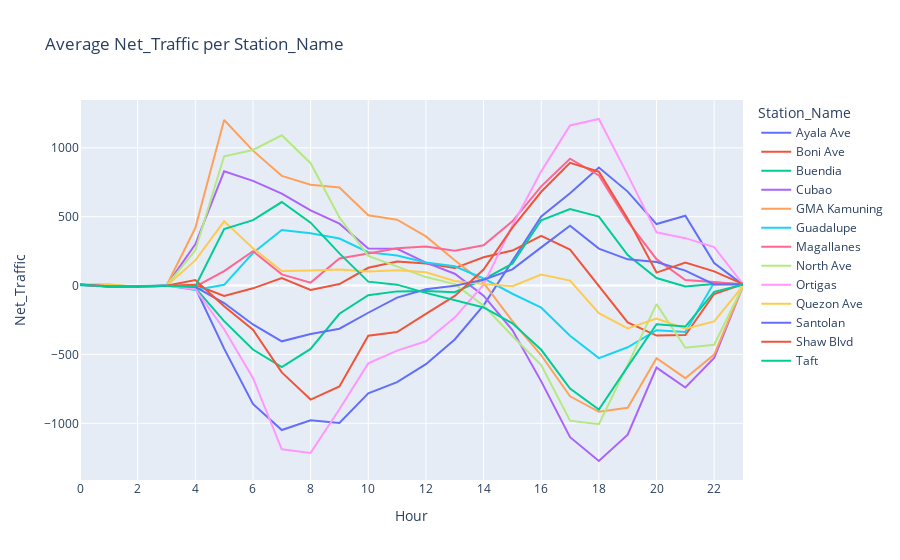

The notebook cell this image was saved under:
### Code cell
# plot_Entry(colName='Hour', title='MRT Average Hourly Entry per Station', xlabel='Hour of Day', xticks=np.arange(0,24,2))

plot_Traffic('Station_Name')

### Figure 1 — Plotly figure (JSON) as saved in the notebook; plotly's stock layout.template omitted (floating-point values rounded to 4 significant figures)
{"data": [{"hovertemplate": "Station_Name=Ayala Ave<br>Hour=%{x}<br>Net_Traffic=%{y}<extra></extra>", "legendgroup": "Ayala Ave", "line": {"color": "#636efa", "dash": "solid"}, "marker": {"symbol": "circle"}, "mode": "lines", "name": "Ayala Ave", "orientation": "v", "showlegend": true, "type": "scatter", "x": [0, 1, 2, 3, 4, 5, 6, 7, 8, 9, 10, 11, 12, 13, 14, 15, 16, 17, 18, 19, 20, 21, 22, 23], "xaxis": "x", "y": [3.747, -6.504, -5.403, -0.07397, -15.99, -457.7, -859.2, -1049.0, -978.7, -997.1, -782.4, -701.6, -570.5, -391.4, -143.9, 178.6, 501.2, 669.3, 857.0, 682.0, 446.3, 506.9, 162.8, 5.058], "yaxis": "y"}, {"hovertemplate": "Station_Name=Boni Ave<br>Hour=%{x}<br>Net_Traffic=%{y}<extra></extra>", "legendgroup": "Boni Ave", "line": {"color": "#EF553B", "dash": "solid"}, "marker": {"symbol": "circle"}, "mode": "lines", "name": "Boni Ave", "orientation": "v", "showlegend": true, "type": "scatter", "x": [0, 1, 2, 3, 4, 5, 6, 7, 8, 9, 10, 11, 12, 13, 14, 15, 16, 17, 18, 19, 20, 21, 22, 23], "xaxis": "x", "y": [4.974, -6.344, -7.797, -0.9466, 5.533, -74.8, -20.28, 53.61, -32.47, 11.17, 129.1, 175.2, 159.7, 126.8, 204.8, 254.1, 360.7, 261.1, -4.212, -267.4, -362.9, -358.7, -61.58, 9.784], "yaxis": "y"}, {"hovertemplate": "Station_Name=Buendia<br>Hour=%{x}<br>Net_Traffic=%{y}<extra></extra>", "legendgroup": "Buendia", "line": {"color": "#00cc96", "dash": "solid"}, "marker": {"symbol": "circle"}, "mode": "lines", "name": "Buendia", "orientation": "v", "showlegend": true, "type": "scatter", "x": [0, 1, 2, 3, 4, 5, 6, 7, 8, 9, 10, 11, 12, 13, 14, 15, 16, 17, 18, 19, 20, 21, 22, 23], "xaxis": "x", "y": [6.437, -5.24, -6.027, -1.063, -16.73, -258.5, -464.6, -592.0, -460.4, -204.8, -70.45, -42.3, -40.28, -48.66, 45.15, 158.7, 473.5, 554.9, 500.4, 220.9, 54.95, -6.479, 11.54, 7.723], "yaxis": "y"}, {"hovertemplate": "Station_Name=Cubao<br>Hour=%{x}<br>Net_Traffic=%{y}<extra></extra>", "legendgroup": "Cubao", "line": {"color": "#ab63fa", "dash": "solid"}, "marker": {"symbol": "circle"}, "mode": "lines", "name": "Cubao", "orientation": "v", "showlegend": true, "type": "scatter", "x": [0, 1, 2, 3, 4, 5, 6, 7, 8, 9, 10, 11, 12, 13, 14, 15, 16, 17, 18, 19, 20, 21, 22, 23], "xaxis": "x", "y": [8.44, -4.416, -9.821, -0.7932, 299.0, 829.1, 759.6, 667.7, 545.9, 449.0, 269.3, 267.1, 166.8, 86.05, -73.31, -322.6, -695.6, -1101.0, -1274.0, -1083.0, -595.4, -739.7, -525.9, -4.074], "yaxis": "y"}, {"hovertemplate": "Station_Name=GMA Kamuning<br>Hour=%{x}<br>Net_Traffic=%{y}<extra></extra>", "legendgroup": "GMA Kamuning", "line": {"color": "#FFA15A", "dash": "solid"}, "marker": {"symbol": "circle"}, "mode": "lines", "name": "GMA Kamuning", "orientation": "v", "showlegend": true, "type": "scatter", "x": [0, 1, 2, 3, 4, 5, 6, 7, 8, 9, 10, 11, 12, 13, 14, 15, 16, 17, 18, 19, 20, 21, 22, 23], "xaxis": "x", "y": [8.067, -2.456, -10.02, -1.544, 417.4, 1201.0, 979.3, 796.3, 732.5, 712.3, 510.5, 477.9, 356.7, 183.7, 18.96, -258.9, -505.9, -804.3, -916.1, -887.4, -528.1, -672.4, -501.5, -5.314], "yaxis": "y"}, {"hovertemplate": "Station_Name=Guadalupe<br>Hour=%{x}<br>Net_Traffic=%{y}<extra></extra>", "legendgroup": "Guadalupe", "line": {"color": "#19d3f3", "dash": "solid"}, "marker": {"symbol": "circle"}, "mode": "lines", "name": "Guadalupe", "orientation": "v", "showlegend": true, "type": "scatter", "x": [0, 1, 2, 3, 4, 5, 6, 7, 8, 9, 10, 11, 12, 13, 14, 15, 16, 17, 18, 19, 20, 21, 22, 23], "xaxis": "x", "y": [2.944, -5.297, -8.237, 0.8808, -31.83, 5.268, 236.4, 402.7, 379.6, 341.2, 242.3, 218.3, 166.8, 139.6, 51.47, -59.41, -160.8, -364.7, -526.7, -448.1, -323.8, -337.2, 22.54, 10.06], "yaxis": "y"}, {"hovertemplate": "Station_Name=Magallanes<br>Hour=%{x}<br>Net_Traffic=%{y}<extra></extra>", "legendgroup": "Magallanes", "line": {"color": "#FF6692", "dash": "solid"}, "marker": {"symbol": "circle"}, "mode": "lines", "name": "Magallanes", "orientation": "v", "showlegend": true, "type": "scatter", "x": [0, 1, 2, 3, 4, 5, 6, 7, 8, 9, 10, 11, 12, 13, 14, 15, 16, 17, 18, 19, 20, 21, 22, 23], "xaxis": "x", "y": [8.441, -7.7, -5.944, -0.6301, -7.882, 104.5, 249.7, 81.01, 21.18, 196.8, 232.1, 271.2, 283.6, 252.4, 292.5, 466.6, 720.2, 920.7, 799.6, 466.3, 191.6, 39.8, 25.92, 7.37], "yaxis": "y"}, {"hovertemplate": "Station_Name=North Ave<br>Hour=%{x}<br>Net_Traffic=%{y}<extra></extra>", "legendgroup": "North Ave", "line": {"color": "#B6E880", "dash": "solid"}, "marker": {"symbol": "circle"}, "mode": "lines", "name": "North Ave", "orientation": "v", "showlegend": true, "type": "scatter", "x": [0, 1, 2, 3, 4, 5, 6, 7, 8, 9, 10, 11, 12, 13, 14, 15, 16, 17, 18, 19, 20, 21, 22, 23], "xaxis": "x", "y": [7.799, 8.655, -9.826, -1.185, 255.6, 938.5, 984.2, 1091.0, 888.2, 494.0, 214.8, 140.4, 61.4, 10.31, -145.4, -366.5, -577.0, -980.7, -1007.0, -575.7, -134.5, -451.0, -430.0, -3.199], "yaxis": "y"}, {"hovertemplate": "Station_Name=Ortigas<br>Hour=%{x}<br>Net_Traffic=%{y}<extra></extra>", "legendgroup": "Ortigas", "line": {"color": "#FF97FF", "dash": "solid"}, "marker": {"symbol": "circle"}, "mode": "lines", "name": "Ortigas", "orientation": "v", "showlegend": true, "type": "scatter", "x": [0, 1, 2, 3, 4, 5, 6, 7, 8, 9, 10, 11, 12, 13, 14, 15, 16, 17, 18, 19, 20, 21, 22, 23], "xaxis": "x", "y": [6.685, -3.255, -8.045, 0.9014, -26.39, -317.2, -670.8, -1189.0, -1215.0, -897.6, -564.9, -472.1, -404.8, -232.2, 6.295, 435.4, 828.9, 1162.0, 1209.0, 803.4, 386.7, 344.1, 279.3, 11.12], "yaxis": "y"}, {"hovertemplate": "Station_Name=Quezon Ave<br>Hour=%{x}<br>Net_Traffic=%{y}<extra></extra>", "legendgroup": "Quezon Ave", "line": {"color": "#FECB52", "dash": "solid"}, "marker": {"symbol": "circle"}, "mode": "lines", "name": "Quezon Ave", "orientation": "v", "showlegend": true, "type": "scatter", "x": [0, 1, 2, 3, 4, 5, 6, 7, 8, 9, 10, 11, 12, 13, 14, 15, 16, 17, 18, 19, 20, 21, 22, 23], "xaxis": "x", "y": [8.185, 7.926, -9.853, -1.432, 182.4, 466.4, 271.0, 105.1, 109.0, 116.4, 102.7, 110.2, 95.85, 33.37, 10.67, -4.974, 79.75, 36.05, -199.9, -311.6, -239.0, -312.9, -260.0, -2.555], "yaxis": "y"}, {"hovertemplate": "Station_Name=Santolan<br>Hour=%{x}<br>Net_Traffic=%{y}<extra></extra>", "legendgroup": "Santolan", "line": {"color": "#636efa", "dash": "solid"}, "marker": {"symbol": "circle"}, "mode": "lines", "name": "Santolan", "orientation": "v", "showlegend": true, "type": "scatter", "x": [0, 1, 2, 3, 4, 5, 6, 7, 8, 9, 10, 11, 12, 13, 14, 15, 16, 17, 18, 19, 20, 21, 22, 23], "xaxis": "x", "y": [8.182, -4.304, -7.592, -1.633, -9.145, -127.0, -282.5, -404.9, -352.4, -313.3, -197.4, -87.48, -27.35, -1.396, 42.67, 117.6, 276.9, 434.1, 268.0, 190.3, 170.2, 108.6, 8.475, 9.486], "yaxis": "y"}, {"hovertemplate": "Station_Name=Shaw Blvd<br>Hour=%{x}<br>Net_Traffic=%{y}<extra></extra>", "legendgroup": "Shaw Blvd", "line": {"color": "#EF553B", "dash": "solid"}, "marker": {"symbol": "circle"}, "mode": "lines", "name": "Shaw Blvd", "orientation": "v", "showlegend": true, "type": "scatter", "x": [0, 1, 2, 3, 4, 5, 6, 7, 8, 9, 10, 11, 12, 13, 14, 15, 16, 17, 18, 19, 20, 21, 22, 23], "xaxis": "x", "y": [6.685, -5.421, -9.112, -1.425, 40.06, -149.6, -320.0, -630.6, -827.4, -733.0, -363.7, -337.2, -205.7, -74.97, 115.7, 420.6, 680.8, 890.8, 826.5, 485.7, 94.23, 166.7, 103.1, 10.45], "yaxis": "y"}, {"hovertemplate": "Station_Name=Taft<br>Hour=%{x}<br>Net_Traffic=%{y}<extra></extra>", "legendgroup": "Taft", "line": {"color": "#00cc96", "dash": "solid"}, "marker": {"symbol": "circle"}, "mode": "lines", "name": "Taft", "orientation": "v", "showlegend": true, "type": "scatter", "x": [0, 1, 2, 3, 4, 5, 6, 7, 8, 9, 10, 11, 12, 13, 14, 15, 16, 17, 18, 19, 20, 21, 22, 23], "xaxis": "x", "y": [7.986, -8.966, -3.822, -1.707, -6.122, 410.8, 475.0, 606.1, 456.4, 233.3, 28.51, 6.514, -53.3, -105.3, -159.3, -274.5, -466.2, -747.7, -899.6, -588.5, -280.4, -297.7, -45.69, 6.649], "yaxis": "y"}], "layout": {"autosize": true, "legend": {"title": {"text": "Station_Name"}, "tracegroupgap": 0}, "title": {"text": "Average Net_Traffic per Station_Name"}, "xaxis": {"anchor": "y", "autorange": true, "domain": [0, 1], "dtick": 2, "range": [0, 23], "title": {"text": "Hour"}, "type": "linear"}, "yaxis": {"anchor": "x", "autorange": true, "domain": [0, 1], "range": [-1411.0, 1347.0], "title": {"text": "Net_Traffic"}, "type": "linear"}}}
